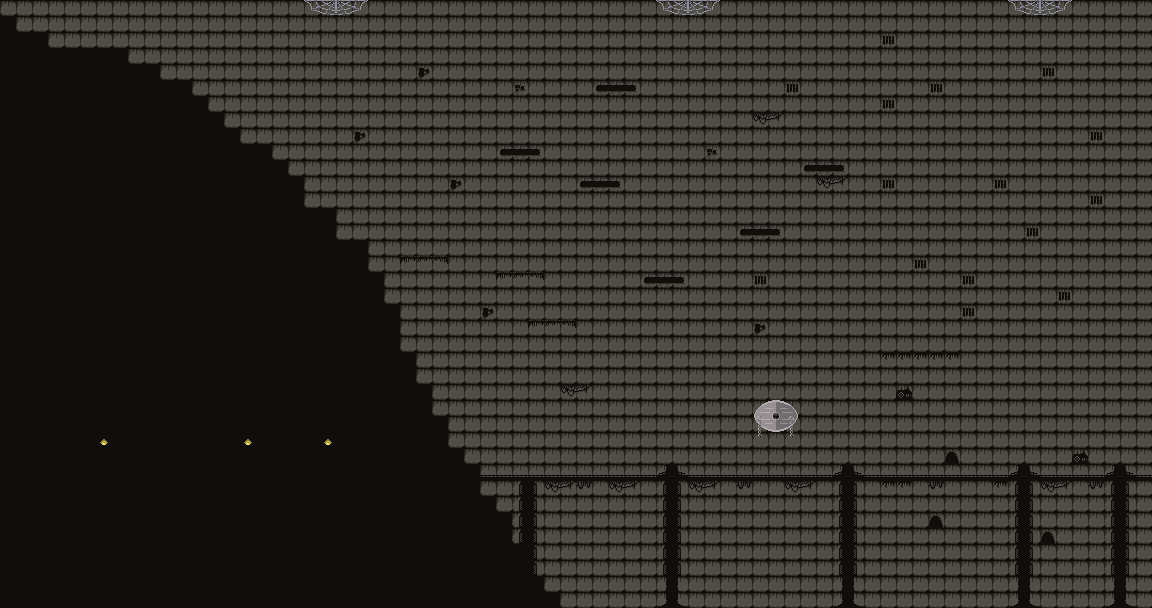

A 2D game scene composited from a Tiled map and its tileset images. What follows is a short description and the map's XML, with each tile layer's data collapsed to a summary:
An orthogonal 72x38 tile map with 16x16 px tiles, 3 tile layers (Capa de patrones 1, Capa de patrones 2, Capa de patrones 3), 6 tilesets.

<map version="1.10" tiledversion="1.10.2" orientation="orthogonal" renderorder="right-down" width="72" height="38" tilewidth="16" tileheight="16" infinite="0" nextlayerid="4" nextobjectid="1">
 <tileset firstgid="1" source="interior dungeon.tsx" />
 <tileset firstgid="885" source="interior fabrica.tsx" />
 <tileset firstgid="962" source="interior fabrica no back.tsx" />
 <tileset firstgid="1039" source="forest.tsx" />
 <tileset firstgid="1130" source="forest no back.tsx" />
 <tileset firstgid="1221" source="Dungeon Tile Set.tsx" />
 <layer id="1" name="Capa de patrones 1" width="72" height="38">
  <data>[2736 cells, 2736 non-empty, 3 distinct tile ids]</data>
 </layer>
 <layer id="2" name="Capa de patrones 2" width="72" height="38">
  <data>[2736 cells, 300 non-empty, 34 distinct tile ids]</data>
 </layer>
 <layer id="3" name="Capa de patrones 3" width="72" height="38">
  <data>[2736 cells, 16 non-empty, 6 distinct tile ids]</data>
 </layer>
</map>
